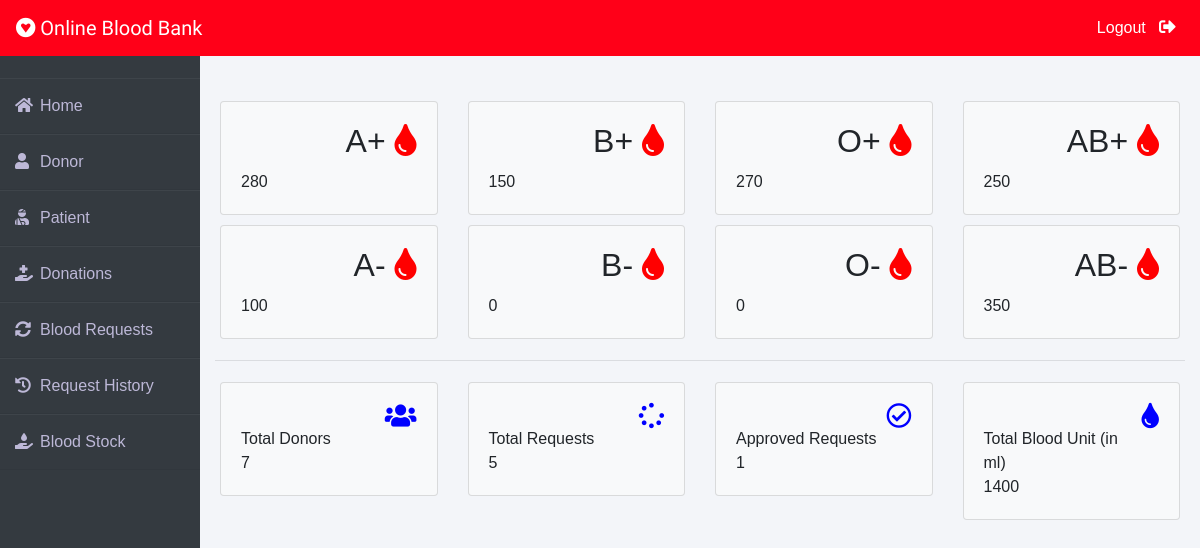
The page /admin-dashboard (signed in) on the database its author committed.
### blood/models.py (models this page shows, shortened)
class Stock(models.Model):
    bloodgroup=models.CharField(max_length=10)
    unit=models.PositiveIntegerField(default=0)

### blood/views.py (the view)
# urls.py: path('admin-dashboard', views.admin_dashboard_view,name='admin-dashboard'),
@login_required(login_url='adminlogin')
def admin_dashboard_view(request):
    totalunit=models.Stock.objects.aggregate(Sum('unit'))
    dict={
        'A1':models.Stock.objects.get(bloodgroup="A+"),
        'A2':models.Stock.objects.get(bloodgroup="A-"),
        'B1':models.Stock.objects.get(bloodgroup="B+"),
        'B2':models.Stock.objects.get(bloodgroup="B-"),
        'AB1':models.Stock.objects.get(bloodgroup="AB+"),
        'AB2':models.Stock.objects.get(bloodgroup="AB-"),
        'O1':models.Stock.objects.get(bloodgroup="O+"),
        'O2':models.Stock.objects.get(bloodgroup="O-"),
        'totaldonors':dmodels.Donor.objects.all().count(),
        'totalbloodunit':totalunit['unit__sum'],
        'totalrequest':models.BloodRequest.objects.all().count(),
        'totalapprovedrequest':models.BloodRequest.objects.all().filter(status='Approved').count()
    }
    return render(request,'blood/admin_dashboard.html',context=dict)

### templates/blood/admin_dashboard.html
{% extends 'blood/adminbase.html' %}
{% block content %}
<br><br>
<div class="container">
    <div class="row">
        <div class="col-sm-3">
          <div class="card bg-light">
            <div class="card-body">
                <div class="blood">
                    <h2>A+ <i class="fas fa-tint"></i></h2>
                </div><br><br>
                <div>
                    {{A1.unit}}
                </div>
            </div>
          </div>
        </div>
        <div class="col-sm-3">
            <div class="card bg-light">
                <div class="card-body">
                    <div class="blood">
                        <h2>B+ <i class="fas fa-tint"></i></h2>
                    </div><br><br>
                    <div>
                      {{B1.unit}}
                    </div>
                </div>
              </div>
        </div>
        <div class="col-sm-3">
            <div class="card bg-light">
                <div class="card-body">
                    <div class="blood">
                        <h2>O+ <i class="fas fa-tint"></i></h2>
                    </div><br><br>
                    <div>
                      {{O1.unit}}
                    </div>
                </div>
              </div>
          </div>
          <div class="col-sm-3">
            <div class="card bg-light">
                <div class="card-body">
                    <div class="blood">
                        <h2>AB+ <i class="fas fa-tint"></i></h2>
                    </div><br><br>
                    <div>
                      {{AB1.unit}}
                    </div>
                </div>
              </div>
          </div>
      </div>
      <div class="row">
        <div class="col-sm-3">
          <div class="card bg-light">
            <div class="card-body">
                <div class="blood">
                    <h2>A- <i class="fas fa-tint"></i></h2>
                </div><br><br>
                <div>
                  {{A2.unit}}
                </div>
            </div>
          </div>
        </div>
        <div class="col-sm-3">
            <div class="card bg-light">
                <div class="card-body">
                    <div class="blood">
                        <h2>B- <i class="fas fa-tint"></i></h2>
                    </div><br><br>
                    <div>
                      {{B2.unit}}
                    </div>
                </div>
              </div>
        </div>
        <div class="col-sm-3">
            <div class="card bg-light">
                <div class="card-body">
                    <div class="blood">
                        <h2>O- <i class="fas fa-tint"></i></h2>
                    </div><br><br>
                    <div>
                      {{O2.unit}}
                    </div>
                </div>
              </div>
          </div>
          <div class="col-sm-3">
            <div class="card bg-light">
                <div class="card-body">
                    <div class="blood">
                        <h2>AB- <i class="fas fa-tint"></i></h2>
                    </div><br><br>
                    <div>
                      {{AB2.unit}}
                    </div>
                </div>
              </div>
          </div>
      </div>
<hr>
    <div class="row">
      <div class="col-sm-3">
        <div class="card bg-light">
          <div class="card-body">
              <div class="blood">
                  <i class="fas fa-users"></i>
              </div><br>
              <div>
                  Total Donors <br>
                  {{totaldonors}}
              </div>
          </div>
        </div>
      </div>
      <div class="col-sm-3">
          <div class="card bg-light">
              <div class="card-body">
                  <div class="blood">
                      <i class="fas fa-spinner"></i>
                  </div><br>
                  <div>
                      Total Requests <br>
                     {{totalrequest}}
                  </div>
              </div>
            </div>
      </div>
      <div class="col-sm-3">
          <div class="card bg-light">
              <div class="card-body">
                  <div class="blood">
                      <i class="far fa-check-circle"></i>
                  </div><br>
                  <div>
                      Approved Requests <br>
                      {{totalapprovedrequest}}
                  </div>
              </div>
            </div>
        </div>
        <div class="col-sm-3">
          <div class="card bg-light">
              <div class="card-body">
                  <div class="blood">
                      <i class="fas fa-tint xyz"></i>
                  </div><br>
                  <div>
                      Total Blood Unit (in ml) <br>
                      {{totalbloodunit}}
                  </div>
              </div>
            </div>
        </div>
    </div>
</div>
{% endblock content %}

### templates/blood/adminbase.html (style rules this page uses)
.row { padding: 5px; }
.fa-tint { color: red; }
.blood { float: right; }
.fa-users { color: blue; font-size: 3ex; }
.fa-spinner { color: blue; font-size: 3ex; }
.fa-check-circle { color: blue; font-size: 3ex; }
.xyz { color: blue; font-size: 3ex; }
* { margin: 0; padding: 0; box-sizing: border-box; list-style: none; text-decoration: none; font-family: 'Josefin Sans', sans-serif; }
body { background-color: #f3f5f9; }

### rows shown on the page
Stock: unit "280"
Stock: unit "150"
Stock: unit "270"
Stock: unit "250"
Stock: unit "100"
Stock: unit "0"
Stock: unit "0"
Stock: unit "350"

### other values the page prints
{{ totaldonors }} "7"
{{ totalrequest }} "5"
{{ totalapprovedrequest }} "1"
{{ totalbloodunit }} "1400"
